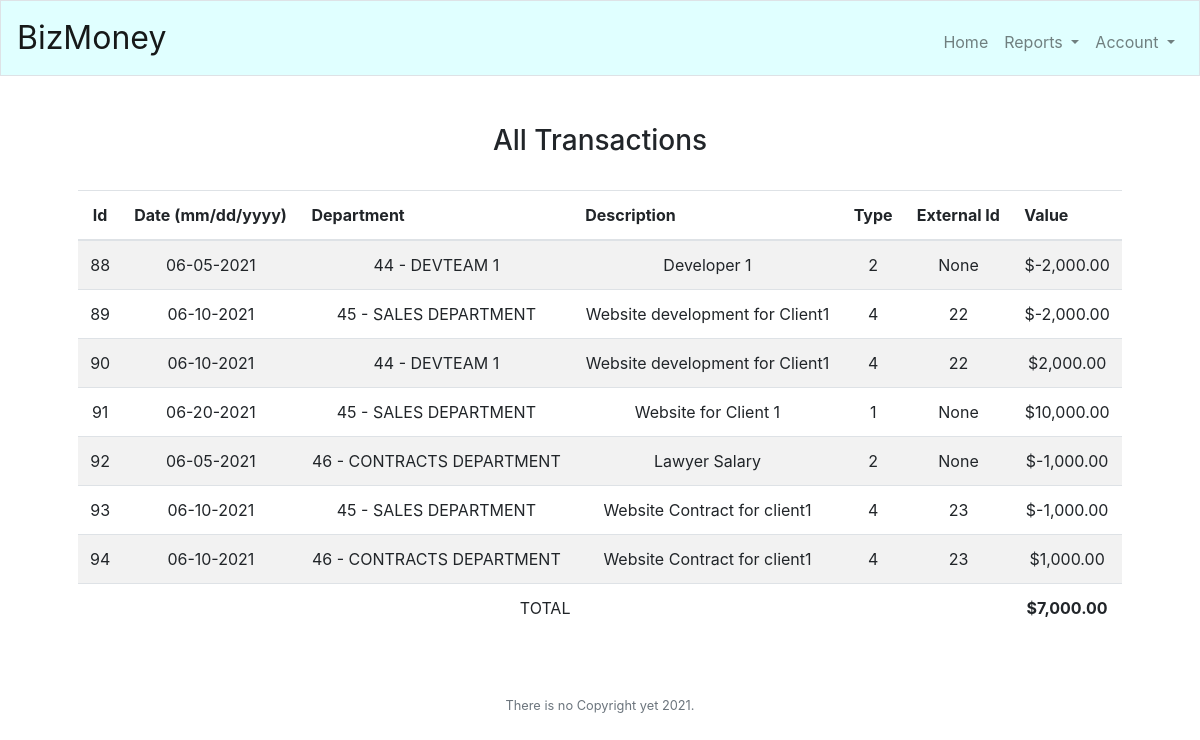
Page /report-transactions (signed in) on the committed database.
### tables this page shows
CREATE TABLE 'transactions' ('id' integer PRIMARY KEY AUTOINCREMENT NOT NULL, 'date' bigint NOT NULL, 'department_id' integer NOT NULL, 'value' double precision NOT NULL, 'description' text, 'type' INTEGER,'externalId' INTEGER);

CREATE TABLE "departments" ('id' integer PRIMARY KEY AUTOINCREMENT NOT NULL, 'name' varchar(25) NOT NULL, 'owner_user_id' integer, 'balance' double precision DEFAULT 0);

### application.py (the view)
@app.route("/report-transactions", methods=["GET"])
@login_required
def httpReportTransactions():
    session["department_id"] = None
    session["department_name"] = None
    session["department_balance"] = None
    ret = db.execute("SELECT t.id, strftime('%m-%d-%Y', datetime(t.date, 'unixepoch')) as date, t.department_id, d.name as departmentName, t.value, t.description, t.type, t.externalId FROM transactions t LEFT JOIN departments d ON t.department_id = d.id")
    transactions = []
    total = 0
    totalExpenses = 0
    totalRevenues = 0
    totalProfit = 0
    for item in ret:
        transactions.append(Transaction(item["id"], item["date"], item["department_id"], usd(item["value"]), item["description"], item["type"], item["externalId"], item["departmentName"]))
        total += item["value"]
        if (item["value"] > 0):
            totalRevenues += item["value"]
        elif (item["value"] < 0):
            totalExpenses += item["value"]
    return render_template("report-transactions.html", transactions=transactions, total=usd(total), department_id=session["department_id"])

### application.py (called while the page is built)
@app.after_request
def after_request(response):
    response.headers["Cache-Control"] = "no-cache, no-store, must-revalidate"
    response.headers["Expires"] = 0
    response.headers["Pragma"] = "no-cache"
    return response

### helpers.py (called while the page is built)
def login_required(f):
    @wraps(f)
    def decorated_function(*args, **kwargs):
        if session.get("user_id") is None:
            return redirect("/login")
        return f(*args, **kwargs)
    return decorated_function

def usd(value):
    return f"${value:,.2f}"

### templates/report-transactions.html (shortened to what this page needs)
{% extends "layout.html" %}
{% block main %}
    <div class="row justify-content-center">
        <div class="col-12 col-lg-9 col-xl-7">
            <h3 class="mb-4 pb-2">All Transactions</h3>
        </div>
    </div>
    <div class="row">
        <div class="col-md-12">
            <table class="table table-striped">
                <thead>
                    <tr>
                        <th style="width:25px;">Id</th>
                        <th style="text-align: left;">Date (mm/dd/yyyy)</th>
                        <th style="text-align: left;">Department</th>
                        <th style="text-align: left;">Description</th>
                        <th style="text-align: left;">Type</th>
                        <th style="text-align: left;">External Id</th>
                        <th style="text-align: left;">Value</th>
                    </tr>
                </thead>
                <tbody>
                    {% if transactions %}
                        {% for item in transactions %}
                            <tr>
                                <td>{{item.id}}</td>
                                <td>{{item.date}}</td>
                                <td>{{item.department_id}} - {{item.department_name}}</td>
                                <td>{{item.description}}</td>
                                <td>{{item.type}}</td>
                                <td>{{item.externalId}}</td>
                                <td>{{item.value}}</td>
                            </tr>
                        {% endfor %}
                    {% else %}
                            <tr>
                                <td colspan=7>None</td>
                            </tr>
                    {% endif %}
                </tbody>
                <tfoot>
                    <tr>
                        <td colspan="6">TOTAL</td>
                        <td><b>{{total}}</b></td>
                    </tr>
                </tfoot>
            </table>
        </div>
    </div>
{% endblock %}

### rows in the picture
transactions: id "88", date "06-05-2021", department_id "44", department_name "DEVTEAM 1", description "Developer 1", type "2", externalId "None", value "$-2,000.00"
transactions: id "89", date "06-10-2021", department_id "45", department_name "SALES DEPARTMENT", description "Website development for Client1", type "4", externalId "22", value "$-2,000.00"
transactions: id "90", date "06-10-2021", department_id "44", department_name "DEVTEAM 1", description "Website development for Client1", type "4", externalId "22", value "$2,000.00"
transactions: id "91", date "06-20-2021", department_id "45", department_name "SALES DEPARTMENT", description "Website for Client 1", type "1", externalId "None", value "$10,000.00"
transactions: id "92", date "06-05-2021", department_id "46", department_name "CONTRACTS DEPARTMENT", description "Lawyer Salary", type "2", externalId "None", value "$-1,000.00"
transactions: id "93", date "06-10-2021", department_id "45", department_name "SALES DEPARTMENT", description "Website Contract for client1", type "4", externalId "23", value "$-1,000.00"
transactions: id "94", date "06-10-2021", department_id "46", department_name "CONTRACTS DEPARTMENT", description "Website Contract for client1", type "4", externalId "23", value "$1,000.00"

### other values in the picture
{{ total }} "$7,000.00"
